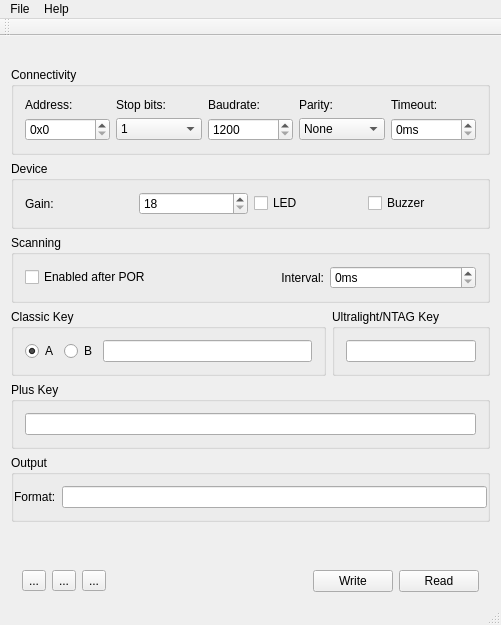
<?xml version="1.0" encoding="UTF-8"?>
<ui version="4.0">
 <class>ODRFIDConfig</class>
 <widget class="QMainWindow" name="ODRFIDConfig">
  <property name="geometry">
   <rect>
    <x>0</x>
    <y>0</y>
    <width>501</width>
    <height>625</height>
   </rect>
  </property>
  <property name="windowTitle">
   <string>ODRFIDConfig</string>
  </property>
  <property name="windowIcon">
   <iconset resource="odrfidcfgM.qrc">
    <normaloff>:/odrfidconfigM.ico</normaloff>:/odrfidconfigM.ico</iconset>
  </property>
  <widget class="QWidget" name="centralWidget">
   <layout class="QVBoxLayout" name="verticalLayout_3">
    <item>
     <widget class="QLabel" name="devInfoLabel">
      <property name="text">
       <string/>
      </property>
     </widget>
    </item>
    <item>
     <widget class="QGroupBox" name="connectivityGroup">
      <property name="title">
       <string>Connectivity</string>
      </property>
      <layout class="QGridLayout" name="gridLayout">
       <item row="1" column="3">
        <widget class="QComboBox" name="parityCombo">
         <item>
          <property name="text">
           <string>None</string>
          </property>
         </item>
         <item>
          <property name="text">
           <string>Odd</string>
          </property>
         </item>
         <item>
          <property name="text">
           <string>Even</string>
          </property>
         </item>
        </widget>
       </item>
       <item row="0" column="1">
        <widget class="QLabel" name="label_6">
         <property name="text">
          <string>Stop bits:</string>
         </property>
        </widget>
       </item>
       <item row="1" column="2">
        <widget class="QSpinBox" name="baudSpin">
         <property name="minimum">
          <number>1200</number>
         </property>
         <property name="maximum">
          <number>256000</number>
         </property>
        </widget>
       </item>
       <item row="1" column="0">
        <widget class="QSpinBox" name="addressSpin">
         <property name="prefix">
          <string>0x</string>
         </property>
         <property name="maximum">
          <number>254</number>
         </property>
         <property name="displayIntegerBase">
          <number>16</number>
         </property>
        </widget>
       </item>
       <item row="0" column="3">
        <widget class="QLabel" name="label_9">
         <property name="text">
          <string>Parity:</string>
         </property>
        </widget>
       </item>
       <item row="0" column="4">
        <widget class="QLabel" name="label_7">
         <property name="text">
          <string>Timeout:</string>
         </property>
        </widget>
       </item>
       <item row="0" column="0">
        <widget class="QLabel" name="label_3">
         <property name="text">
          <string>Address:</string>
         </property>
        </widget>
       </item>
       <item row="1" column="4">
        <widget class="QSpinBox" name="timeoutSpin">
         <property name="suffix">
          <string>ms</string>
         </property>
        </widget>
       </item>
       <item row="0" column="2">
        <widget class="QLabel" name="label_5">
         <property name="text">
          <string>Baudrate:</string>
         </property>
        </widget>
       </item>
       <item row="1" column="1">
        <widget class="QComboBox" name="stopCombo">
         <item>
          <property name="text">
           <string>1</string>
          </property>
         </item>
         <item>
          <property name="text">
           <string>1.5</string>
          </property>
         </item>
         <item>
          <property name="text">
           <string>2</string>
          </property>
         </item>
        </widget>
       </item>
      </layout>
     </widget>
    </item>
    <item>
     <widget class="QGroupBox" name="deviceGroup">
      <property name="title">
       <string>Device</string>
      </property>
      <layout class="QHBoxLayout" name="horizontalLayout_7">
       <item>
        <widget class="QLabel" name="label_2">
         <property name="text">
          <string>Gain:</string>
         </property>
        </widget>
       </item>
       <item>
        <widget class="QSpinBox" name="gainSpin">
         <property name="minimum">
          <number>18</number>
         </property>
         <property name="maximum">
          <number>48</number>
         </property>
        </widget>
       </item>
       <item>
        <widget class="QCheckBox" name="ledCheck">
         <property name="text">
          <string>LED</string>
         </property>
        </widget>
       </item>
       <item>
        <widget class="QCheckBox" name="buzzCheck">
         <property name="text">
          <string>Buzzer</string>
         </property>
        </widget>
       </item>
      </layout>
     </widget>
    </item>
    <item>
     <widget class="QGroupBox" name="groupBox">
      <property name="title">
       <string>Scanning</string>
      </property>
      <layout class="QHBoxLayout" name="horizontalLayout_4">
       <item>
        <widget class="QCheckBox" name="scanCheck">
         <property name="text">
          <string>Enabled after POR</string>
         </property>
        </widget>
       </item>
       <item>
        <widget class="QLabel" name="label">
         <property name="text">
          <string>Interval:</string>
         </property>
         <property name="alignment">
          <set>Qt::AlignRight|Qt::AlignTrailing|Qt::AlignVCenter</set>
         </property>
        </widget>
       </item>
       <item>
        <widget class="QSpinBox" name="intervalSpin">
         <property name="suffix">
          <string>ms</string>
         </property>
         <property name="maximum">
          <number>65535</number>
         </property>
        </widget>
       </item>
      </layout>
     </widget>
    </item>
    <item>
     <layout class="QHBoxLayout" name="horizontalLayout_3" stretch="2,1">
      <item>
       <widget class="QGroupBox" name="keyGroup">
        <property name="title">
         <string>Classic Key</string>
        </property>
        <layout class="QHBoxLayout" name="horizontalLayout_6">
         <item>
          <widget class="QRadioButton" name="keyARadio">
           <property name="text">
            <string>A</string>
           </property>
           <property name="checked">
            <bool>true</bool>
           </property>
          </widget>
         </item>
         <item>
          <widget class="QRadioButton" name="keyBRadio">
           <property name="text">
            <string>B</string>
           </property>
          </widget>
         </item>
         <item>
          <widget class="QHexLineEdit" name="keyEdit"/>
         </item>
        </layout>
       </widget>
      </item>
      <item>
       <widget class="QGroupBox" name="ulevGroup">
        <property name="title">
         <string>Ultralight/NTAG Key</string>
        </property>
        <layout class="QVBoxLayout" name="verticalLayout">
         <item>
          <widget class="QHexLineEdit" name="ulevEdit"/>
         </item>
        </layout>
       </widget>
      </item>
     </layout>
    </item>
    <item>
     <widget class="QGroupBox" name="plusBox">
      <property name="title">
       <string>Plus Key</string>
      </property>
      <layout class="QVBoxLayout" name="verticalLayout_2">
       <item>
        <widget class="QHexLineEdit" name="keyplusEdit"/>
       </item>
      </layout>
     </widget>
    </item>
    <item>
     <widget class="QGroupBox" name="outputGroup">
      <property name="title">
       <string>Output</string>
      </property>
      <layout class="QHBoxLayout" name="horizontalLayout">
       <property name="leftMargin">
        <number>0</number>
       </property>
       <property name="rightMargin">
        <number>0</number>
       </property>
       <item>
        <widget class="QLabel" name="label_4">
         <property name="text">
          <string>Format:</string>
         </property>
        </widget>
       </item>
       <item>
        <widget class="QLineEdit" name="fmtEdit"/>
       </item>
      </layout>
     </widget>
    </item>
    <item>
     <spacer name="verticalSpacer">
      <property name="orientation">
       <enum>Qt::Vertical</enum>
      </property>
      <property name="sizeHint" stdset="0">
       <size>
        <width>20</width>
        <height>40</height>
       </size>
      </property>
     </spacer>
    </item>
    <item>
     <widget class="QWidget" name="controlWidget" native="true">
      <layout class="QHBoxLayout" name="horizontalLayout_5">
       <property name="topMargin">
        <number>0</number>
       </property>
       <property name="bottomMargin">
        <number>0</number>
       </property>
       <item>
        <widget class="QToolButton" name="fwTool">
         <property name="toolTip">
          <string>&lt;html&gt;&lt;head/&gt;&lt;body&gt;&lt;p&gt;Firmware upgrade&lt;/p&gt;&lt;/body&gt;&lt;/html&gt;</string>
         </property>
         <property name="text">
          <string>...</string>
         </property>
        </widget>
       </item>
       <item>
        <widget class="QToolButton" name="consoleTool">
         <property name="toolTip">
          <string>Open the command console</string>
         </property>
         <property name="text">
          <string>...</string>
         </property>
        </widget>
       </item>
       <item>
        <widget class="QToolButton" name="logTool">
         <property name="toolTip">
          <string>&lt;html&gt;&lt;head/&gt;&lt;body&gt;&lt;p&gt;Open the data log window&lt;/p&gt;&lt;/body&gt;&lt;/html&gt;</string>
         </property>
         <property name="text">
          <string>...</string>
         </property>
        </widget>
       </item>
       <item>
        <spacer name="horizontalSpacer">
         <property name="orientation">
          <enum>Qt::Horizontal</enum>
         </property>
         <property name="sizeHint" stdset="0">
          <size>
           <width>40</width>
           <height>20</height>
          </size>
         </property>
        </spacer>
       </item>
       <item>
        <widget class="QPushButton" name="writeButton">
         <property name="text">
          <string>Write</string>
         </property>
        </widget>
       </item>
       <item>
        <widget class="QPushButton" name="readButton">
         <property name="text">
          <string>Read</string>
         </property>
        </widget>
       </item>
      </layout>
     </widget>
    </item>
   </layout>
  </widget>
  <widget class="QMenuBar" name="menuBar">
   <property name="geometry">
    <rect>
     <x>0</x>
     <y>0</y>
     <width>501</width>
     <height>22</height>
    </rect>
   </property>
   <widget class="QMenu" name="menuFile">
    <property name="title">
     <string>File</string>
    </property>
    <addaction name="actionExit"/>
   </widget>
   <widget class="QMenu" name="menuHelp">
    <property name="title">
     <string>Help</string>
    </property>
    <addaction name="actionAbout"/>
   </widget>
   <addaction name="menuFile"/>
   <addaction name="menuHelp"/>
  </widget>
  <widget class="QToolBar" name="mainToolBar">
   <attribute name="toolBarArea">
    <enum>TopToolBarArea</enum>
   </attribute>
   <attribute name="toolBarBreak">
    <bool>false</bool>
   </attribute>
  </widget>
  <widget class="QStatusBar" name="statusBar"/>
  <action name="actionExit">
   <property name="text">
    <string>Exit</string>
   </property>
  </action>
  <action name="actionAbout">
   <property name="text">
    <string>About</string>
   </property>
  </action>
 </widget>
 <layoutdefault spacing="6" margin="11"/>
 <customwidgets>
  <customwidget>
   <class>QHexLineEdit</class>
   <extends>QLineEdit</extends>
   <header location="global">qhexlineedit.h</header>
  </customwidget>
 </customwidgets>
 <resources>
  <include location="odrfidcfgM.qrc"/>
 </resources>
 <connections/>
</ui>
